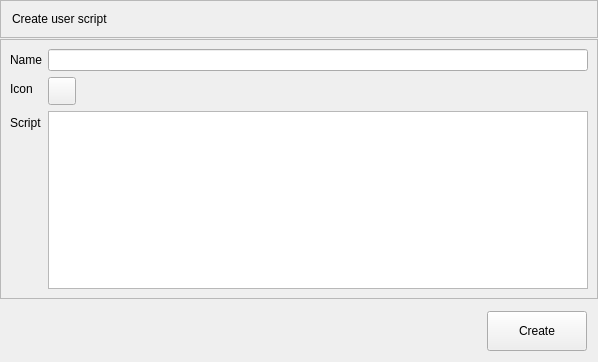
<?xml version="1.0" encoding="UTF-8"?>
<ui version="4.0">
 <class>Form</class>
 <widget class="QWidget" name="Form">
  <property name="geometry">
   <rect>
    <x>0</x>
    <y>0</y>
    <width>598</width>
    <height>362</height>
   </rect>
  </property>
  <property name="windowTitle">
   <string>Form</string>
  </property>
  <layout class="QVBoxLayout" name="verticalLayout">
   <property name="spacing">
    <number>1</number>
   </property>
   <property name="leftMargin">
    <number>0</number>
   </property>
   <property name="topMargin">
    <number>0</number>
   </property>
   <property name="rightMargin">
    <number>0</number>
   </property>
   <property name="bottomMargin">
    <number>0</number>
   </property>
   <item>
    <widget class="QFrame" name="frame_2">
     <property name="frameShape">
      <enum>QFrame::StyledPanel</enum>
     </property>
     <property name="frameShadow">
      <enum>QFrame::Raised</enum>
     </property>
     <layout class="QVBoxLayout" name="verticalLayout_3">
      <property name="leftMargin">
       <number>11</number>
      </property>
      <property name="topMargin">
       <number>11</number>
      </property>
      <property name="rightMargin">
       <number>11</number>
      </property>
      <property name="bottomMargin">
       <number>11</number>
      </property>
      <item>
       <widget class="QLabel" name="label_4">
        <property name="text">
         <string>Create user script</string>
        </property>
       </widget>
      </item>
     </layout>
    </widget>
   </item>
   <item>
    <widget class="QFrame" name="frame">
     <property name="frameShape">
      <enum>QFrame::StyledPanel</enum>
     </property>
     <property name="frameShadow">
      <enum>QFrame::Raised</enum>
     </property>
     <layout class="QVBoxLayout" name="verticalLayout_2">
      <item>
       <layout class="QFormLayout" name="formLayout">
        <item row="0" column="0">
         <widget class="QLabel" name="label">
          <property name="text">
           <string>Name</string>
          </property>
         </widget>
        </item>
        <item row="0" column="1">
         <widget class="QLineEdit" name="script_name_lineEdit"/>
        </item>
        <item row="1" column="0">
         <widget class="QLabel" name="label_2">
          <property name="text">
           <string>Icon</string>
          </property>
         </widget>
        </item>
        <item row="1" column="1">
         <widget class="QPushButton" name="script_icon_pushButton">
          <property name="minimumSize">
           <size>
            <width>28</width>
            <height>28</height>
           </size>
          </property>
          <property name="maximumSize">
           <size>
            <width>28</width>
            <height>28</height>
           </size>
          </property>
          <property name="text">
           <string/>
          </property>
         </widget>
        </item>
        <item row="2" column="1">
         <widget class="QPlainTextEdit" name="script_plainTextEdit"/>
        </item>
        <item row="2" column="0">
         <widget class="QLabel" name="label_3">
          <property name="text">
           <string>Script</string>
          </property>
         </widget>
        </item>
       </layout>
      </item>
     </layout>
    </widget>
   </item>
   <item>
    <widget class="QFrame" name="horizontalFrame">
     <layout class="QHBoxLayout" name="horizontalLayout">
      <property name="leftMargin">
       <number>11</number>
      </property>
      <property name="topMargin">
       <number>11</number>
      </property>
      <property name="rightMargin">
       <number>11</number>
      </property>
      <property name="bottomMargin">
       <number>11</number>
      </property>
      <item>
       <spacer name="horizontalSpacer">
        <property name="orientation">
         <enum>Qt::Horizontal</enum>
        </property>
        <property name="sizeHint" stdset="0">
         <size>
          <width>40</width>
          <height>20</height>
         </size>
        </property>
       </spacer>
      </item>
      <item>
       <widget class="QPushButton" name="create_script_pushButton">
        <property name="minimumSize">
         <size>
          <width>100</width>
          <height>40</height>
         </size>
        </property>
        <property name="text">
         <string>Create</string>
        </property>
       </widget>
      </item>
     </layout>
    </widget>
   </item>
  </layout>
 </widget>
 <resources/>
 <connections/>
</ui>
